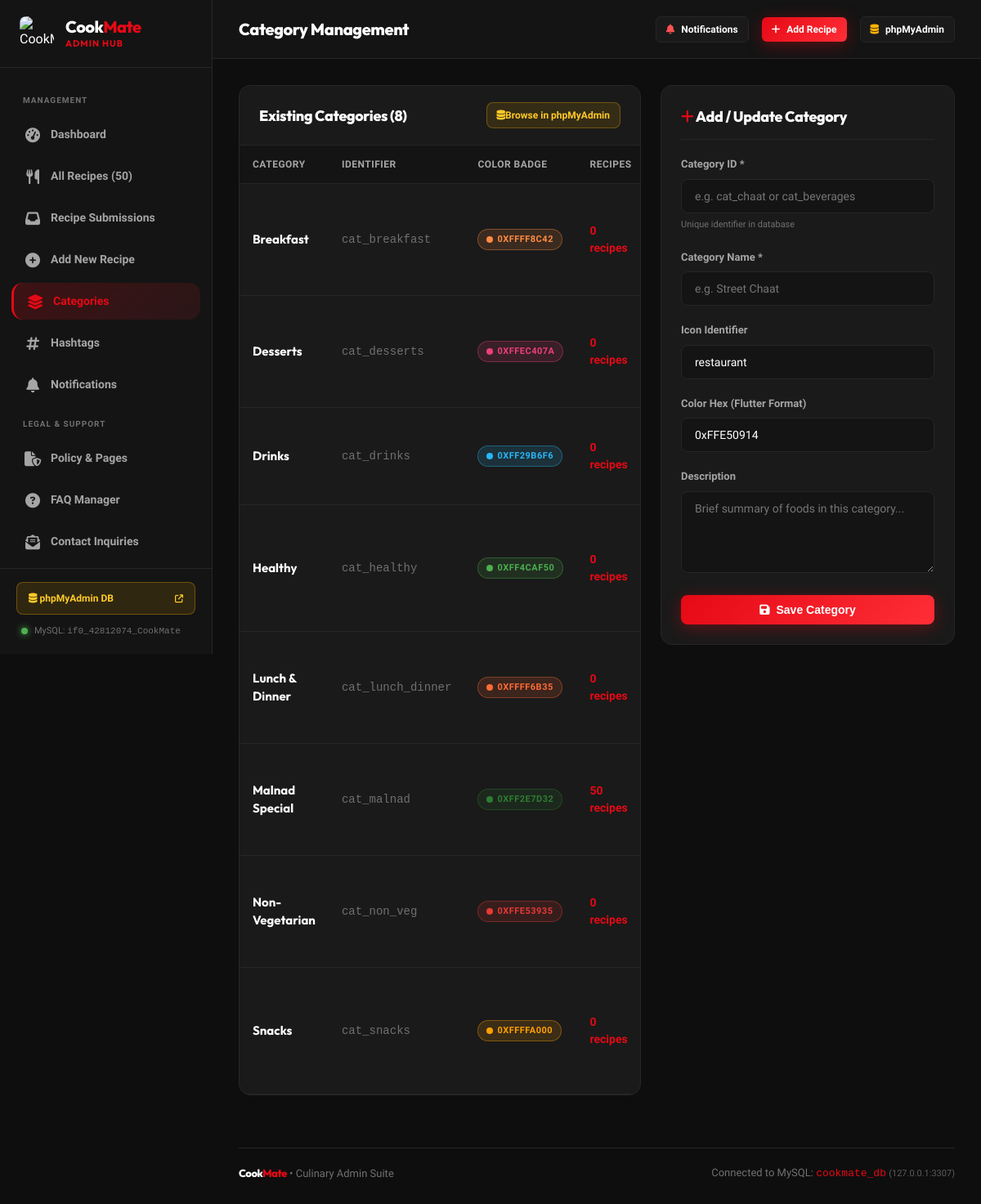
The app's page /cookmate_admin_web/categories.php with its own data.
### tables this page shows
CREATE TABLE `categories` (
  `id` VARCHAR(64) PRIMARY KEY,
  `name` VARCHAR(100) NOT NULL,
  `icon_name` VARCHAR(50) DEFAULT 'restaurant',
  `color_hex` VARCHAR(20) DEFAULT '0xFFFF6B35',
  `description` TEXT,
  `created_at` DATETIME DEFAULT CURRENT_TIMESTAMP
);

### cookmate_admin_web/categories.php (the view, shortened to what this page needs)
<?php
require_once __DIR__ . '/config/db.php';
$pdo = get_db_connection();
$categories = $pdo->query("
    SELECT c.*, COUNT(r.id) AS recipe_count
    FROM categories c
    LEFT JOIN recipes r ON c.id = r.category_id
    GROUP BY c.id
    ORDER BY c.name ASC
")->fetchAll();
require_once __DIR__ . '/includes/header.php';
?>
<div style="display: grid; grid-template-columns: 1fr 360px; gap: 24px; align-items: flex-start;">
    <div class="card" style="padding: 0; overflow: hidden;">
        <div style="padding: 20px 24px; border-bottom: 1px solid var(--cm-border); display: flex; justify-content: space-between; align-items: center;">
            <h2 class="card-title" style="margin: 0;">Existing Categories (<?= count($categories) ?>)</h2>
            <a href="<?= PHPMYADMIN_URL ?>" target="_blank" class="pma-badge-btn" style="padding: 6px 12px;">
                <i class="fa-solid fa-database"></i> Browse in phpMyAdmin
            </a>
        </div>
        <div class="table-responsive">
            <table class="admin-table">
                <thead>
                    <tr>
                        <th>Category</th>
                        <th>Identifier</th>
                        <th>Color Badge</th>
                        <th>Recipes</th>
                    </tr>
                </thead>
                <tbody>
                    <?php foreach ($categories as $cat): ?>
                        <?php
                            $hex = !empty($cat['color_hex']) ? str_replace('0xFF', '#', $cat['color_hex']) : '#E50914';
                        ?>
                        <tr>
                            <td>
                                <strong style="color: var(--cm-text-primary); font-size: 15px; font-family: 'Outfit', sans-serif;">
                                    <?= htmlspecialchars($cat['name']) ?>
                                </strong>
                            </td>
                            <td>
                                <code style="color: var(--cm-text-muted);"><?= htmlspecialchars($cat['id']) ?></code>
                            </td>
                            <td>
                                <span class="badge" style="background: <?= $hex ?>25; color: <?= $hex ?>; border: 1px solid <?= $hex ?>60;">
                                    <span style="width: 8px; height: 8px; border-radius: 50%; background: <?= $hex ?>; display: inline-block;"></span>
                                    <?= htmlspecialchars($cat['color_hex']) ?>
                                </span>
                            </td>
                            <td>
                                <a href="<?= BASE_URL ?>/recipes.php?category=<?= urlencode($cat['id']) ?>" style="color: var(--cm-primary); font-weight: 700; text-decoration: none;">
                                    <?= $cat['recipe_count'] ?> recipes
                                </a>
                            </td>
                        </tr>
                    <?php endforeach; ?>
                </tbody>
            </table>
        </div>
    </div>
    <div class="card">
        <div class="card-header">
            <h3 class="card-title" id="formTitle"><i class="fa-solid fa-plus" style="color: var(--cm-primary);"></i> Add / Update Category</h3>
        </div>
        <form method="POST" action="<?= BASE_URL ?>/categories.php" id="catForm">
            <div class="form-group">
                <label class="form-label">Category ID *</label>
                <input type="text" name="id" id="catInputId" class="form-control" placeholder="e.g. cat_chaat or cat_beverages" required>
                <small style="color: var(--cm-text-muted); font-size: 11px;">Unique identifier in database</small>
            </div>
            <div class="form-group">
                <label class="form-label">Category Name *</label>
                <input type="text" name="name" id="catInputName" class="form-control" placeholder="e.g. Street Chaat" required>
            </div>
            <div class="form-group">
                <label class="form-label">Icon Identifier</label>
                <input type="text" name="icon_name" id="catInputIcon" class="form-control" placeholder="e.g. fastfood or local_dining" value="restaurant">
            </div>
            <div class="form-group">
                <label class="form-label">Color Hex (Flutter Format)</label>
                <input type="text" name="color_hex" id="catInputColor" class="form-control" placeholder="e.g. 0xFFE50914" value="0xFFE50914">
            </div>
            <div class="form-group">
                <label class="form-label">Description</label>
                <textarea name="description" id="catInputDesc" class="form-control" rows="3" placeholder="Brief summary of foods in this category..."></textarea>
            </div>
            <div style="display: flex; gap: 8px;">
                <button type="submit" class="btn btn-primary" style="flex: 1;">
                    <i class="fa-solid fa-floppy-disk"></i> Save Category
                </button>
            </div>
        </form>
    </div>
</div>
<?php require_once __DIR__ . '/includes/footer.php'; ?>

### cookmate_admin_web/assets/css/admin.css (style rules this page uses)
:root { --cm-bg: #0E0E0E; --cm-surface: #141414; --cm-card: #1A1A1A; --cm-card-hover: #222222; --cm-border: #262626; --cm-border-focus: #E50915; --cm-primary: #E50915; --cm-primary-hover: #F40612; --cm-primary-glow: rgba(229, 9, 21, 0.25); --cm-secondary: #FF2E36; --cm-veg: #4CAF50; --cm-veg-bg: rgba(76, 175, 80, 0.14); --cm-nonveg: #E50915; --cm-nonveg-bg: rgba(229, 9, 21, 0.14); --cm-malnad: #2E7D32; --cm-malnad-bg: rgba(46, 125, 50, 0.18); --cm-gold: #FFB300; --cm-gold-bg: rgba(255, 179, 0, 0.15); --cm-blue: #29B6F6; --cm-blue-bg: rgba(41, 182, 246, 0.15); --cm-text-primary: #FFFFFF; --cm-text-secondary: #A5A5A5; --cm-text-muted: #707070; --cm-sidebar-width: 260px; --cm-header-height: 72px; --cm-radius-sm: 8px; --cm-radius-md: 14px; --cm-radius-lg: 20px; --cm-radius-full: 9999px; --cm-shadow-sm: 0 2px 8px rgba(0, 0, 0, 0.4); --cm-shadow-md: 0 8px 24px rgba(0, 0, 0, 0.5); --cm-shadow-lg: 0 16px 40px rgba(0, 0, 0, 0.6); --cm-glow-primary: 0 4px 20px rgba(229, 9, 21, 0.35); }
* { margin: 0; padding: 0; box-sizing: border-box; }
body { font-family: 'Plus Jakarta Sans', -apple-system, BlinkMacSystemFont, 'Segoe UI', Roboto, sans-serif; background-color: var(--cm-bg); color: var(--cm-text-primary); min-height: 100vh; display: flex; overflow-x: hidden; line-height: 1.5; }
h1, h2, h3, h4, h5, h6, .brand-font { font-family: 'Outfit', sans-serif; font-weight: 800; letter-spacing: -0.02em; color: var(--cm-text-primary); }
a { color: var(--cm-primary); text-decoration: none; transition: color 0.2s ease; }
.pma-badge-btn { display: flex; align-items: center; justify-content: space-between; padding: 10px 14px; background-color: rgba(255, 179, 0, 0.12); border: 1px solid rgba(255, 179, 0, 0.3); border-radius: var(--cm-radius-sm); color: #FFCA28; font-size: 12px; font-weight: 700; text-decoration: none; transition: all 0.2s ease; }
.btn { display: inline-flex; align-items: center; justify-content: center; gap: 8px; padding: 10px 20px; border-radius: var(--cm-radius-sm); font-size: 14px; font-weight: 700; border: none; cursor: pointer; text-decoration: none; transition: all 0.2s cubic-bezier(0.4, 0, 0.2, 1); }
.btn-primary { background: linear-gradient(135deg, var(--cm-primary), var(--cm-secondary)); color: #FFFFFF; box-shadow: var(--cm-glow-primary); }
.card { background-color: var(--cm-card); border: 1px solid var(--cm-border); border-radius: var(--cm-radius-md); padding: 24px; margin-bottom: 24px; }
.card-header { display: flex; align-items: center; justify-content: space-between; margin-bottom: 20px; padding-bottom: 14px; border-bottom: 1px solid var(--cm-border); }
.card-title { font-size: 18px; font-weight: 800; }
.badge { display: inline-flex; align-items: center; gap: 5px; padding: 4px 10px; border-radius: var(--cm-radius-full); font-size: 11px; font-weight: 700; text-transform: uppercase; letter-spacing: 0.5px; }
.table-responsive { width: 100%; overflow-x: auto; }
.admin-table { width: 100%; border-collapse: separate; border-spacing: 0; text-align: left; }
.admin-table th { background-color: var(--cm-surface); color: var(--cm-text-secondary); font-size: 12px; font-weight: 700; text-transform: uppercase; letter-spacing: 0.5px; padding: 14px 16px; border-bottom: 1px solid var(--cm-border); }
.admin-table td { padding: 14px 16px; border-bottom: 1px solid var(--cm-border); color: var(--cm-text-primary); font-size: 14px; vertical-align: middle; }
.admin-table tbody tr { transition: background-color 0.15s ease; }
.form-group { margin-bottom: 20px; }
.form-label { display: block; font-size: 13px; font-weight: 700; color: var(--cm-text-secondary); margin-bottom: 8px; }
.form-control { width: 100%; background-color: var(--cm-surface); border: 1px solid var(--cm-border); border-radius: var(--cm-radius-sm); padding: 12px 16px; font-size: 14px; color: var(--cm-text-primary); font-family: inherit; transition: all 0.2s ease; }
textarea.form-control { resize: vertical; min-height: 100px; }

### records on screen
categories: name "Breakfast", id "cat_breakfast", color_hex "0XFFFF8C42", recipe_count "0"
categories: name "Desserts", id "cat_desserts", color_hex "0XFFEC407A", recipe_count "0"
categories: name "Drinks", id "cat_drinks", color_hex "0XFF29B6F6", recipe_count "0"
categories: name "Healthy", id "cat_healthy", color_hex "0XFF4CAF50", recipe_count "0"
categories: name "Lunch & Dinner", id "cat_lunch_dinner", color_hex "0XFFFF6B35", recipe_count "0"
categories: name "Malnad Special", id "cat_malnad", color_hex "0XFF2E7D32", recipe_count "50"
categories: name "Non-Vegetarian", id "cat_non_veg", color_hex "0XFFE53935", recipe_count "0"
categories: name "Snacks", id "cat_snacks", color_hex "0XFFFFA000", recipe_count "0"

### other values on screen
$totalRecipeCount "50"
DB_NAME "if0_42812074_CookMate"
$pageTitle "Category Management"
count($categories) "8"
$GLOBALS['cm_connected_db'] "cookmate_db"
$GLOBALS['cm_connected_host'] "127.0.0.1:3307"
